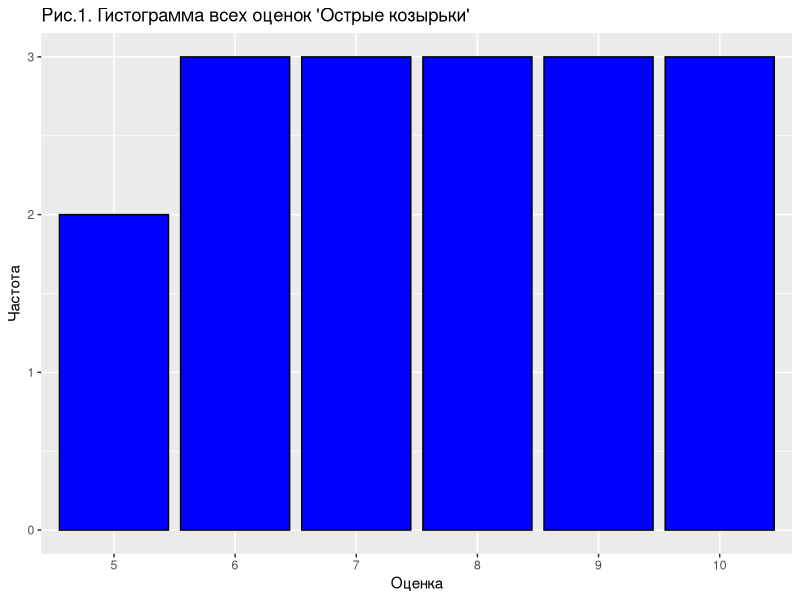

This figure's R source: (Note: this script raises an error after producing the figure.)
# Устанавливаем seed для воспроизводимости
set.seed(123)



library(readxl)
library(ggplot2)
library(dplyr)

# 1. Импорт данных из CSV
data <- read.csv("result.csv", header = TRUE, sep = ",")

# Удаляем первые два столбца (время, фамилия) и преобразуем в числовой формат
df <- data[,-c(1,2)]
df_numeric <- apply(df, 2, as.numeric)
df_numeric <- as.data.frame(df_numeric)

# 2. Дескриптивный анализ
summary_stats <- summary(df_numeric)
print("Дескриптивная статистика:")
print(summary_stats)

# 3. Сортировка данных по "Во все тяжкие"
sorted_df <- df_numeric[order(-df_numeric$`Во.все.тяжкие`), ]
print("Сортировка по 'Во все тяжкие':")
print(head(sorted_df))

# 4. Формирование подмножеств по "Острые козырьки" > 7
selected_subset <- subset(df_numeric, `Острые.козырьки` > 7)
print("Студенты с 'Острые козырьки' > 7:")
print(head(selected_subset))
print(dim(selected_subset))

# Визуализация: гистограмма и боксплот для "Острые козырьки"
ggplot(df_numeric, aes(x = as.factor(`Острые.козырьки`))) +
  geom_bar(fill = "blue", color = "black", position = "dodge") +
  labs(title = "Рис.1. Гистограмма всех оценок 'Острые козырьки'", 
       x = "Оценка", y = "Частота")

ggplot(df_numeric, aes(y = `Острые козырьки`)) +
  geom_boxplot(fill = "lightblue", color = "black") +
  scale_y_continuous(breaks = seq(1, 10, by = 1), labels = seq(1, 10, by = 1)) +  
  labs(title = "Рис.2. Боксплот всех оценок 'Острые козырьки'", y = "Оценка")

# 5. Операции с таблицами
# Слияние таблиц (пример с самим собой)
merged_data <- merge(df_numeric, df_numeric, by = "row.names", all = TRUE)
print("Слияние таблиц:")
print(head(merged_data))

# Добавление строк (добавляем случайного студента)
new_row <- data.frame(t(rep(5, ncol(df_numeric))))
names(new_row) <- names(df_numeric)
df_extended <- rbind(df_numeric, new_row)
print("Добавлена строка:")
print(tail(df_extended))

# Исключение переменной (убираем "Во все тяжкие")
df_no_breaking_bad <- subset(df_numeric, select = -`Во.все.тяжкие`)
print("Таблица без 'Во все тяжкие':")
print(head(df_no_breaking_bad))

# Подмножество данных (например, только "Очень странные дела" и "Игра в кальмара")
subset_data <- df_numeric[, c("Очень.странные.дела", "Игра.в.кальмара")]
print("Выбранные сериалы ('Очень странные дела' и 'Игра в кальмара'):")
print(head(subset_data))

# Сохранение обработанных данных
write.csv(df_extended, "processed_result.csv", row.names = TRUE)
